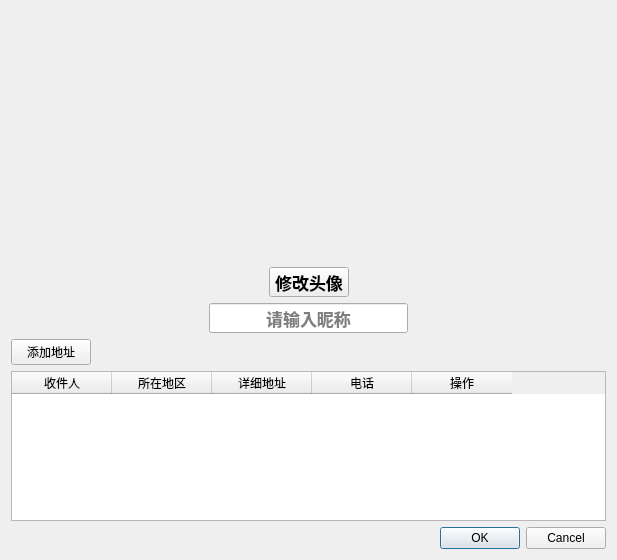
<?xml version="1.0" encoding="UTF-8"?>
<ui version="4.0">
 <class>UserInfoDialog</class>
 <widget class="QDialog" name="UserInfoDialog">
  <property name="geometry">
   <rect>
    <x>0</x>
    <y>0</y>
    <width>617</width>
    <height>560</height>
   </rect>
  </property>
  <property name="windowTitle">
   <string>Dialog</string>
  </property>
  <layout class="QVBoxLayout" name="verticalLayout">
   <item>
    <layout class="QHBoxLayout" name="horizontalLayout_4">
     <item>
      <spacer name="horizontalSpacer_6">
       <property name="orientation">
        <enum>Qt::Horizontal</enum>
       </property>
       <property name="sizeHint" stdset="0">
        <size>
         <width>40</width>
         <height>20</height>
        </size>
       </property>
      </spacer>
     </item>
     <item>
      <widget class="QLabel" name="portrait_label">
       <property name="minimumSize">
        <size>
         <width>250</width>
         <height>250</height>
        </size>
       </property>
       <property name="maximumSize">
        <size>
         <width>250</width>
         <height>250</height>
        </size>
       </property>
       <property name="text">
        <string/>
       </property>
       <property name="scaledContents">
        <bool>true</bool>
       </property>
      </widget>
     </item>
     <item>
      <spacer name="horizontalSpacer_7">
       <property name="orientation">
        <enum>Qt::Horizontal</enum>
       </property>
       <property name="sizeHint" stdset="0">
        <size>
         <width>40</width>
         <height>20</height>
        </size>
       </property>
      </spacer>
     </item>
    </layout>
   </item>
   <item>
    <layout class="QHBoxLayout" name="horizontalLayout_3">
     <item>
      <spacer name="horizontalSpacer_2">
       <property name="orientation">
        <enum>Qt::Horizontal</enum>
       </property>
       <property name="sizeHint" stdset="0">
        <size>
         <width>40</width>
         <height>20</height>
        </size>
       </property>
      </spacer>
     </item>
     <item>
      <widget class="QPushButton" name="alter_portrait_pushButton">
       <property name="minimumSize">
        <size>
         <width>0</width>
         <height>30</height>
        </size>
       </property>
       <property name="font">
        <font>
         <family>Microsoft YaHei UI</family>
         <pointsize>13</pointsize>
         <bold>true</bold>
        </font>
       </property>
       <property name="cursor">
        <cursorShape>PointingHandCursor</cursorShape>
       </property>
       <property name="text">
        <string>修改头像</string>
       </property>
      </widget>
     </item>
     <item>
      <spacer name="horizontalSpacer_3">
       <property name="orientation">
        <enum>Qt::Horizontal</enum>
       </property>
       <property name="sizeHint" stdset="0">
        <size>
         <width>40</width>
         <height>20</height>
        </size>
       </property>
      </spacer>
     </item>
    </layout>
   </item>
   <item>
    <layout class="QHBoxLayout" name="horizontalLayout">
     <property name="spacing">
      <number>0</number>
     </property>
     <item>
      <spacer name="horizontalSpacer_4">
       <property name="orientation">
        <enum>Qt::Horizontal</enum>
       </property>
       <property name="sizeHint" stdset="0">
        <size>
         <width>40</width>
         <height>20</height>
        </size>
       </property>
      </spacer>
     </item>
     <item>
      <widget class="QLineEdit" name="user_name_lineEdit">
       <property name="minimumSize">
        <size>
         <width>0</width>
         <height>30</height>
        </size>
       </property>
       <property name="font">
        <font>
         <pointsize>13</pointsize>
         <bold>true</bold>
        </font>
       </property>
       <property name="alignment">
        <set>Qt::AlignCenter</set>
       </property>
       <property name="placeholderText">
        <string>请输入昵称</string>
       </property>
      </widget>
     </item>
     <item>
      <spacer name="horizontalSpacer_5">
       <property name="orientation">
        <enum>Qt::Horizontal</enum>
       </property>
       <property name="sizeHint" stdset="0">
        <size>
         <width>40</width>
         <height>20</height>
        </size>
       </property>
      </spacer>
     </item>
    </layout>
   </item>
   <item>
    <layout class="QHBoxLayout" name="horizontalLayout_2">
     <item>
      <widget class="QPushButton" name="add_address_pushButton">
       <property name="text">
        <string>添加地址</string>
       </property>
      </widget>
     </item>
     <item>
      <spacer name="horizontalSpacer">
       <property name="orientation">
        <enum>Qt::Horizontal</enum>
       </property>
       <property name="sizeHint" stdset="0">
        <size>
         <width>40</width>
         <height>20</height>
        </size>
       </property>
      </spacer>
     </item>
    </layout>
   </item>
   <item>
    <widget class="QTableWidget" name="tableWidget">
     <column>
      <property name="text">
       <string>收件人</string>
      </property>
     </column>
     <column>
      <property name="text">
       <string>所在地区</string>
      </property>
     </column>
     <column>
      <property name="text">
       <string>详细地址</string>
      </property>
     </column>
     <column>
      <property name="text">
       <string>电话</string>
      </property>
     </column>
     <column>
      <property name="text">
       <string>操作</string>
      </property>
     </column>
    </widget>
   </item>
   <item>
    <widget class="QDialogButtonBox" name="buttonBox">
     <property name="orientation">
      <enum>Qt::Horizontal</enum>
     </property>
     <property name="standardButtons">
      <set>QDialogButtonBox::Cancel|QDialogButtonBox::Ok</set>
     </property>
    </widget>
   </item>
  </layout>
 </widget>
 <resources/>
 <connections>
  <connection>
   <sender>buttonBox</sender>
   <signal>accepted()</signal>
   <receiver>UserInfoDialog</receiver>
   <slot>accept()</slot>
   <hints>
    <hint type="sourcelabel">
     <x>248</x>
     <y>254</y>
    </hint>
    <hint type="destinationlabel">
     <x>157</x>
     <y>274</y>
    </hint>
   </hints>
  </connection>
  <connection>
   <sender>buttonBox</sender>
   <signal>rejected()</signal>
   <receiver>UserInfoDialog</receiver>
   <slot>reject()</slot>
   <hints>
    <hint type="sourcelabel">
     <x>316</x>
     <y>260</y>
    </hint>
    <hint type="destinationlabel">
     <x>286</x>
     <y>274</y>
    </hint>
   </hints>
  </connection>
 </connections>
</ui>
